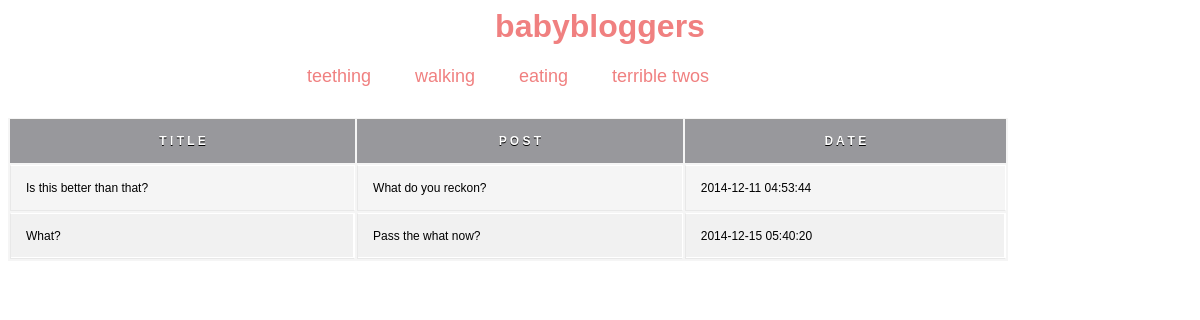
The app's page /index.php?page=thread&id=3 with its own data.
### tables this page shows
CREATE TABLE IF NOT EXISTS `post` (
`id` int(11) NOT NULL,
  `postName` varchar(250) NOT NULL,
  `postComment` text NOT NULL,
  `date` timestamp NOT NULL DEFAULT CURRENT_TIMESTAMP,
  `user_id` int(11) NOT NULL,
  `thread_id` int(11) NOT NULL
);

### page/thread-script.php (called while the page is built)
<?php
$threadId = stripslashes($_GET['id']);
if ($threadId != null){
$postDao = new PostDao();
$posts = $postDao->findPostsByThreadId($threadId);
}
?>

### config/Config.php (called while the page is built, shortened)
<?php
class Config {
    private static $data = null;
    public static function getConfig($section = null) {
        $data = self::getData();
        return $data[$section];
    }
    private static function getData() {
            self::$data = parse_ini_file('../config/config.ini', true);
            return self::$data;
    }
}

### dao/Dao.php (called while the page is built, shortened)
<?php
class Dao {
    private $db = null;
    public function getDb() {
        $config = Config::getConfig("db");
        try {
            $this->db = new PDO($config['dsn'], $config['username'], $config['password']);
        } catch (Exception $ex) {
            throw new Exception('DB connection error: ' . $ex->getMessage());
        }
        return $this->db;
    }
    public function __destruct() {
        $this->db = null;
    }
}

### dao/PostDao.php (called while the page is built, shortened)
<?php
class PostDao extends Dao{
    public function findPostsByThreadId($id) {
        $query = $this->getDb()->prepare('SELECT id, postName, postComment, date FROM post WHERE thread_id = :id');
        $array = array(
	'id' => $id
    );
        $query->execute($array);
        $rows = $query->fetchAll();
        $count = 0;
        $result = array();
        foreach ($rows as $row) {
            $post = new Post();
            $result[$count] = $post;
            $count++;
        }
        return $result;
    }
}

### model/Post.php (called while the page is built, shortened)
<?php
class Post {
    private $postName;
    private $date;
    private $postComment;
    public function getPostComment() {
        return $this->postComment;
    }
    public function getPostName() {
        return $this->postName;
    }
    public function getDate() {
        return $this->date;
    }
    public function setPostName($postName) {
        $this->postName = $postName;
    }
    public function setDate($date) {
        $this->date = $date;
    }
    public function setPostComment($postComment) {
        $this->postComment = $postComment;
    }
}

### page/thread-view.php (the view)
<div id='threadsnav'>
    <ul id='threads'>
        <li><a href="index.php?page=thread&id=1">teething</a></li>
        <li><a href="index.php?page=thread&id=2">walking</a></li>
        <li><a href="index.php?page=thread&id=3">eating</a></li>
        <li><a href="index.php?page=thread&id=4">terrible twos</a></li>
    </ul>
<table id="table">
        <tr>
            <th>T I T L E</th>
            <th>P O S T</th>
            <th>D A T E</th>
        </tr>
             <?php foreach ($posts as $post) {
                echo '<tr><td>'.$post->getPostName().'</td>'.'<td>'.$post->getPostComment().'</td>'.'<td>'.$post->getDate().'</td></tr>';
            }
            ?>
    </table>
</div>

### web/stylesheet.css (style rules this page uses)
a { text-decoration: none; }
#threadsnav ul { list-style-type: none; margin: 0; padding: 0; text-align: center; }
#threadsnav ul li { display: inline; font-family: arial; color: lightcoral; font-size: 18px; padding: 20px; }
#threadsnav ul li a { text-decoration: none; color: lightcoral; }
#threadsnav { width: 1000px; text-align: center; }
table { background: #f5f5f5; border-collapse: separate; box-shadow: inset 0 1px 0 #fff; font-size: 12px; line-height: 24px; margin: 30px auto; text-align: left; width: 1000px; }
th { background: #98989c; border-left: 0; border-right: 0; border-top: 0; border-bottom: 0; box-shadow: inset 0 1px 0 #999; color: #fff; font-weight: bold; padding: 10px 15px; position: relative; text-shadow: 0 1px 0 #000; text-align: center; font-family: arial; }
td { border-right: 1px solid #fff; border-left: 1px solid #e8e8e8; border-top: 1px solid #fff; border-bottom: 1px solid #e8e8e8; padding: 10px 15px; position: relative; transition: all 300ms; font-family: arial; }
tr:nth-child(odd) td { background: #f1f1f1; }
tr:last-of-type td { box-shadow: inset 0 -1px 0 #fff; }
tr:last-of-type td:first-child { box-shadow: inset -1px -1px 0 #fff; }
tr:last-of-type td:last-child { box-shadow: inset -1px -1px 0 #fff; }

### records on screen
post: postName "Is this better than that?", postComment "What do you reckon?", date "2014-12-11 04:53:44"
post: postName "What?", postComment "Pass the what now?", date "2014-12-15 05:40:20"
